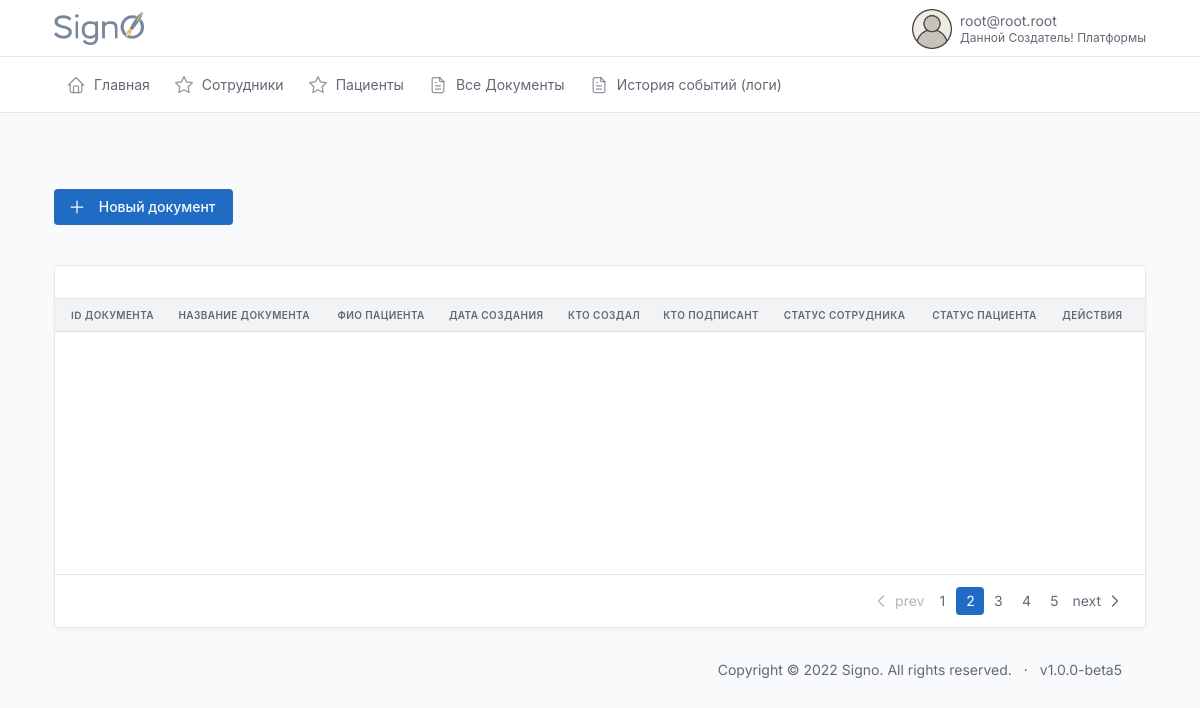
Screenshot of /documents/2/ (signed in) with the database file from the repository.
### users/models.py (models this page shows, shortened)
class CustomUser(AbstractBaseUser, PermissionsMixin):
    email = models.EmailField(max_length=254, unique=True, verbose_name='Электронная почта')
    first_name = models.CharField(u"Имя", max_length=100, blank=True, null=True)
    last_name = models.CharField(u"Фамилия", max_length=100, blank=True, null=True)
    patronymic = models.CharField(u"Отчество", max_length=100, blank=True, null=True)
    pasport_series = models.CharField(max_length=12, blank=True, verbose_name='Серия паспорта')
    pasport_number = models.CharField(max_length=12, blank=True, verbose_name='Номер паспорта')
    addres = models.CharField(max_length=240, blank=True, verbose_name='Адрес пользователя')
    user_profile_id = models.IntegerField(blank=True, verbose_name='ID пользователя', null=True)
    phone = models.CharField(max_length=24, verbose_name='Телефон')
    uniq_id = models.CharField(unique=True, max_length=12, blank=True, null=True, verbose_name='Уникальный ID')
    photo = models.ImageField(
        upload_to='users/%Y/%m/%d/',
        blank=True,
        default='../static/images/default_avatar.png',
        verbose_name='Аватар')
    is_active = models.BooleanField(default=True, verbose_name='Активирован')
    is_admin = models.BooleanField(default=False, verbose_name='Администратор')
    is_staff = models.BooleanField(_('staff status'), default=False)
    is_superuser = models.BooleanField(_('super user'), default=False)
    date_joined = models.DateTimeField(u'date joined', blank=True, null=True, default=timezone.now)
    last_login = models.DateTimeField(u'last login', blank=True, null=True)
    groups = models.ManyToManyField(Group, blank=True, null=True, verbose_name='Группы', related_name='groups')
    user_permissions = models.ManyToManyField(Permission, blank=True, null=True, verbose_name='Разрешения', related_name='user_permissions')
    date_of_birthday = models.DateField(blank=True, null=True, verbose_name='Дата Рождения')
    ADMINISTRATOR = 'AD'
    DOCTOR = 'DO'
    CLIENT = 'CL'
    DIRECTOR = 'DI'
    TYPE_ROLE = [
        (ADMINISTRATOR, 'Администратор'),
        (DOCTOR, 'Врач'),
        (CLIENT, 'Клиент'),
        (DIRECTOR, 'Руководитель')
    ]
    type = models.CharField(max_length=6, choices=TYPE_ROLE, default=CLIENT, verbose_name='Тип пользователя')
    ban = models.BooleanField(default=False, verbose_name='Уволен')
    ban_date = models.DateTimeField(verbose_name='дата увольнения', blank=True, null=True)
    ecp = models.BooleanField(default=False, verbose_name='Наличие ЭЦП')
    USERNAME_FIELD = 'email'
    REQUIRED_FIELDS = []
    objects = CustomUserManager()
    def __str__(self):
        return f'{self.last_name} {self.first_name} {self.patronymic}'
    class Meta:
        verbose_name='Пользователь'
        verbose_name_plural='Пользователи'

### documents/views.py (the view)
# urls.py: path('<int:pk>/', show_category, name='category'),
@login_required
def show_category(request, pk):
    form = SendDocumentForm(request.POST or None, request.FILES)
    if request.method == 'POST':
        if form.is_valid():
            new_doc = form.save(commit=False)
            new_doc.save()
            return redirect('documents')
    else:
        form = SendDocumentForm()
    context = {
        'title': '',
        'form': form,
        'documents': '',
    }
    return render(request, 'documents/category.html', context=context)

### documents/models.py (called while the page is built)
    def __str__(self):
        return self.title

### documents/templates/documents/category.html (shortened to what this page needs)
{% extends 'index.html' %}{%load static%}
{%block content%}
  {%block Page_title_actions%}
  <div class="col-auto ms-auto d-print-none"style="padding: 0px 0px 40px 0px;">
    <div class="btn-list">
      <a href="#" class="btn btn-primary d-none d-sm-inline-block" data-bs-toggle="modal" data-bs-target="#modal-report">
       Новый документ
      </a>
    </div>
  </div>
  {%endblock%}
<div class="col-12">
                <div class="card">
                  <div class="card-body border-bottom py-3">
                  </div>
                  {% include 'common/_documents_table.html' %}
                  <div class="card-footer d-flex align-items-center">
                    <ul class="pagination m-0 ms-auto">
                      <li class="page-item disabled">
                        <a class="page-link" href="#" tabindex="-1" aria-disabled="true">
                          <svg xmlns="http://www.w3.org/2000/svg" class="icon" width="24" height="24" viewBox="0 0 24 24" stroke-width="2" stroke="currentColor" fill="none" stroke-linecap="round" stroke-linejoin="round"><path stroke="none" d="M0 0h24v24H0z" fill="none"></path><polyline points="15 6 9 12 15 18"></polyline></svg>
                          prev
                        </a>
                      </li>
                      <li class="page-item"><a class="page-link" href="#">1</a></li>
                      <li class="page-item active"><a class="page-link" href="#">2</a></li>
                      <li class="page-item"><a class="page-link" href="#">3</a></li>
                      <li class="page-item"><a class="page-link" href="#">4</a></li>
                      <li class="page-item"><a class="page-link" href="#">5</a></li>
                      <li class="page-item">
                        <a class="page-link" href="#">
                          next
                          <svg xmlns="http://www.w3.org/2000/svg" class="icon" width="24" height="24" viewBox="0 0 24 24" stroke-width="2" stroke="currentColor" fill="none" stroke-linecap="round" stroke-linejoin="round"><path stroke="none" d="M0 0h24v24H0z" fill="none"></path><polyline points="9 6 15 12 9 18"></polyline></svg>
                        </a>
                      </li>
                    </ul>
                  </div>
                </div>
              </div>
{%endblock%}

### templates/header.html (shortened to what this page needs)
<!doctype html>{%load static%}
<html lang="en">
<head>
  <link href="{% static 'dist/css/tabler.min.css' %}" rel="stylesheet" />
  <link href="{% static 'dist/css/tabler-flags.min.css' %}" rel="stylesheet" />
  <link href="{% static 'dist/css/tabler-payments.min.css'%}" rel="stylesheet" />
  <link href="{% static 'dist/css/tabler-vendors.min.css' %}" rel="stylesheet" />
  <link href="{% static 'dist/css/demo.min.css'%}" rel="stylesheet" />
  <link href="{% static 'css/style.css'%}" rel="stylesheet" />
  <link rel='stylesheet' href='https://cdn-uicons.flaticon.com/uicons-regular-rounded/css/uicons-regular-rounded.css'>
</head>
<body>
  <div class="wrapper">
    <header class="navbar navbar-expand-md navbar-light d-print-none">
      <div class="container-xl">
        <h1 class="navbar-brand navbar-brand-autodark d-none-navbar-horizontal pe-0 pe-md-3"
          style="display:flex; justify-content:space-between">
          <a href="{%url 'index'%}">
            <img width=90px height=33px src="/static/images/signo_logo.png">
          </a>
        </h1>
        <div class="navbar-nav flex-row order-md-last">
          <div class="nav-item dropdown">
            <a href="#" class="nav-link d-flex lh-1 text-reset p-0" data-bs-toggle="dropdown"
              aria-label="Open user menu">
              <img width=40px height=40px src="{{request.user.photo.url}}">
              <div class="d-none d-xl-block ps-2">
                <div>{{request.user.email}}</div>
                <div class="mt-1 small text-muted">
                  {{request.user.last_name}} {{request.user.first_name}} {{request.user.patronymic}}
                </div>
              </div>
            </a>
          </div>
        </div>
      </div>
    </header>
    <div class="navbar-expand-md">
      <div class="collapse navbar-collapse" id="navbar-menu">
        <div class="navbar navbar-light">
          <div class="container-xl">
            <ul class="navbar-nav">
              {%if request.user.type == 'DI'%}
              {% include 'menu/director.html' %}
              {%endif%}
            </ul>
          </div>
        </div>
      </div>
    </div>
    <div class="page-wrapper">
      <div class="container-xl">
        <div class="page-header d-print-none">
        </div>
      </div>
      <div class="page-body">
        <div class="container-xl">

### rows the page displays
CustomUser: user.photo (placeholder picture), user.email "root@root.root", user.last_name "Данной", user.first_name "Создатель!", user.patronymic "Платформы"
